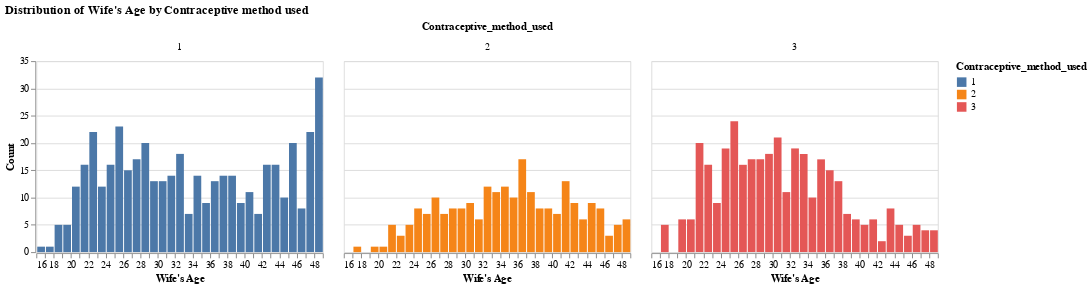

The cell this chart's notebook holds for it:
### Markdown cell above
Two graphs are skewed to the right. This is expected as there are more young wife than old wife and most people have around two to three kids.

### Code cell
alt.Chart(train_df).mark_bar().encode(
    x=alt.X("Wife_age:Q", bin=alt.Bin(maxbins=40), title="Wife's Age"),
    y=alt.Y("count()", title="Count"),
    color="Contraceptive_method_used:N",
).properties(width=300, height=200).facet(
    "Contraceptive_method_used",
    title="Distribution of Wife's Age by Contraceptive method used",
)

### Figure 1 — Vega-Lite specification as saved in the notebook (floating-point values rounded to 4 significant figures; data arrays with more than 128 entries replaced by an {"elided": "..."} marker saying what was removed)
{"$schema": "https://vega.github.io/schema/vega-lite/v4.8.1.json", "config": {"view": {"continuousHeight": 300, "continuousWidth": 400}}, "data": {"name": "data-ef97d55f49947803b2e3f90a33cc2dfc"}, "datasets": {"data-ef97d55f49947803b2e3f90a33cc2dfc": {"elided": "1031 records"}}, "facet": {"field": "Contraceptive_method_used", "type": "quantitative"}, "spec": {"encoding": {"color": {"field": "Contraceptive_method_used", "type": "nominal"}, "x": {"bin": {"maxbins": 40}, "field": "Wife_age", "title": "Wife's Age", "type": "quantitative"}, "y": {"aggregate": "count", "title": "Count", "type": "quantitative"}}, "height": 200, "mark": "bar", "width": 300}, "title": "Distribution of Wife's Age by Contraceptive method used"}
